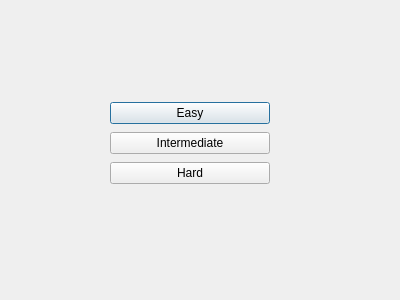
<?xml version="1.0" encoding="UTF-8"?>
<ui version="4.0">
 <class>ComputerBoardDialog</class>
 <widget class="QDialog" name="ComputerBoardDialog">
  <property name="geometry">
   <rect>
    <x>0</x>
    <y>0</y>
    <width>400</width>
    <height>300</height>
   </rect>
  </property>
  <property name="windowTitle">
   <string>Dialog</string>
  </property>
  <widget class="QWidget" name="verticalLayoutWidget">
   <property name="geometry">
    <rect>
     <x>110</x>
     <y>100</y>
     <width>160</width>
     <height>86</height>
    </rect>
   </property>
   <layout class="QVBoxLayout" name="verticalLayout">
    <item>
     <widget class="QPushButton" name="easyButton">
      <property name="text">
       <string>Easy</string>
      </property>
     </widget>
    </item>
    <item>
     <widget class="QPushButton" name="mediumButton">
      <property name="text">
       <string>Intermediate</string>
      </property>
     </widget>
    </item>
    <item>
     <widget class="QPushButton" name="hardButton">
      <property name="text">
       <string>Hard</string>
      </property>
     </widget>
    </item>
   </layout>
  </widget>
 </widget>
 <resources/>
 <connections/>
</ui>
